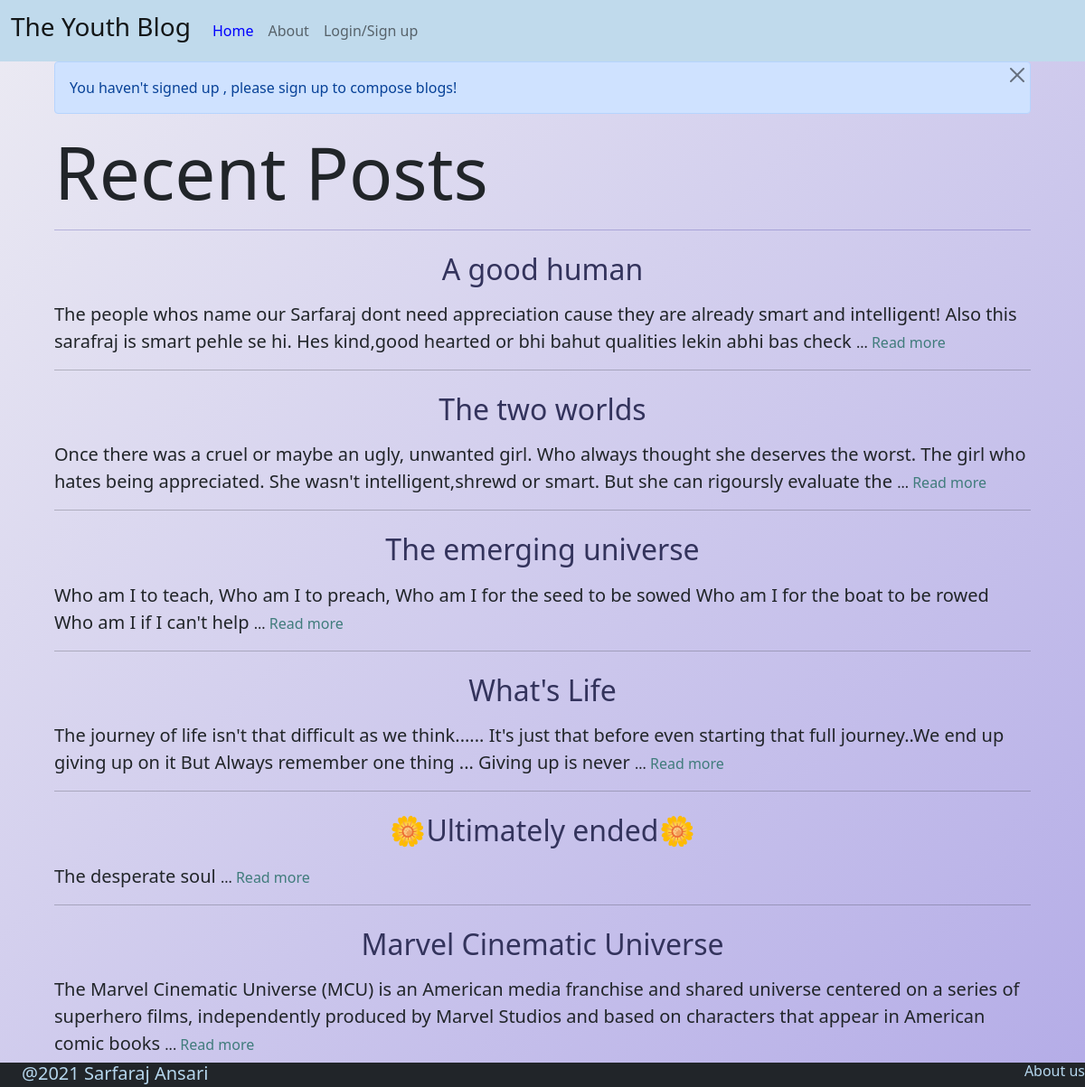
The app's page /blogger/compose/ with its own data.
### home/models.py (models this page shows, shortened)
class Article(models.Model):
    title = models.CharField(max_length=50)
    author=models.CharField(max_length=50)
    likes=models.IntegerField(default=-99999)
    comments = models.ManyToManyField(Comments,blank=True,related_name="post")
    content = models.ManyToManyField(Paragraphs,related_name="post",blank=True)
    shortcont= models.CharField(max_length=230,blank=True)
    theme=models.ManyToManyField(Theme,blank=True,related_name="post")
    posting_date=models.DateTimeField()
    def shortcontent(self):
        if self.likes<0:
            self.shortcont=addshortcont(self)
            self.likes+=99999
            self.save()

### home/views.py (the view, shortened to what this page needs)
# urls.py: path("blogger/compose/",views.compose,name="compose"),
def compose(request):
    return index(request,warning="You haven't signed up , please sign up to compose blogs!")

### home/views.py (called while the page is built)
def index(request,success="",error="",warning="",general=""):
    session=""
    posts= Article.objects.all()
    if "user" in request.session:
        session="session"
    for post in posts:
            post.shortcontent()
    return render(request,"home/index.html",{
        "posts":posts,
        "session":session,
        "success":success,
        "general":general,
        "error":error,
        "warning":warning
    })

### home/templates/home/index.html (shortened to what this page needs)
{% extends 'home/layout.html' %}
{% block body %}
<div class=" main">
      {% if warning %}
          <div id="warning-alert">
            <div class="alert alert-primary display-block" role="alert">
              {{warning}}
              <button type="button right-float" class="btn-close" onclick="remove_alert('#warning-alert')" aria-label="Close"></button>
            </div>
          </div>
      {% endif %}
    <h1 class="display-1">Recent Posts</h1>
    <hr style="color: rgb(37, 30, 148);">
    <div>
        {% for post in posts reversed %}
            <a class="nav-link active "  style="color: rgb(51, 51, 92);" href="{% url 'home:post' post.id %}"><h2 class="hover text-center">{{post.title}}</h2></a>
            <p1 class="fs-5 text " style="text-align: left;">{{post.shortcont}}</p1>...
            <a href="{% url 'home:post' post.id %}" style="color: rgb(64, 124, 124);text-decoration: none;">Read more</a>
      <br><hr>
        {% endfor %}
    </div>
</div>
{% endblock %}

### home/templates/home/index.html (style rules this page uses)
.main { margin-left: 5%; margin-right: 5%; }
.text-center { text-align: center; }
.btn-close { position: absolute; top: 2px; right: 2px; z-index: 2; }

### records on screen
Article: title "A good human", shortcont "The people whos name our Sarfaraj dont need appreciation cause they are already smart and intelligent! Also this sarafraj is smart pehle se hi. Hes kind,good hearted or bhi bahut qualities lekin abhi bas check"
Article: title "The two worlds", shortcont "Once there was a cruel or maybe an ugly, unwanted girl. Who always thought she deserves the worst. The girl who hates being appreciated. She wasn't intelligent,shrewd or smart. But she can rigoursly evaluate the"
Article: title "The emerging universe", shortcont "Who am I to teach, Who am I to preach, Who am I for the seed to be sowed Who am I for the boat to be rowed Who am I if I can't help"
Article: title "What's Life", shortcont "The journey of life isn't that difficult as we think...... It's just that before even starting that full journey..We end up giving up on it But Always remember one thing ... Giving up is never"
Article: title "🌼Ultimately ended🌼", shortcont "The desperate soul"
Article: title "Marvel Cinematic Universe", shortcont "The Marvel Cinematic Universe (MCU) is an American media franchise and shared universe centered on a series of superhero films, independently produced by Marvel Studios and based on characters that appear in American comic books"

### other values on screen
{{ warning }} "You haven't signed up , please sign up to compose blogs!"
